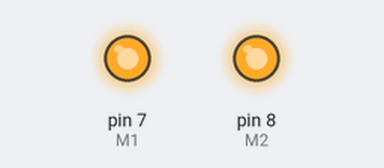
A sketch run on a simulated Arduino Uno, built with avr-gcc and run on an emulated ATmega328P. Parts: output pins drawn as LEDs (lit = HIGH).

Above: at 5.0 s.
At 12.5 s:
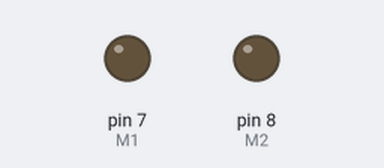
At 15.5 s:
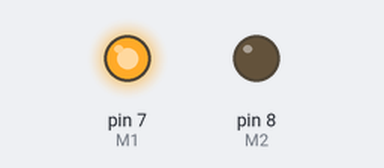
Timing chart, 0 to 22.1 s (numbered marks = the images above):
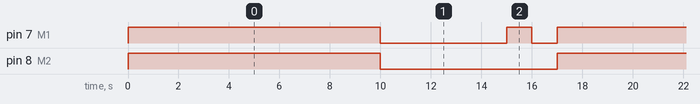

The sketch:

arduino_car.ino
```cpp
int M1=7;
int M2=8;
void setup() {
  pinMode(M1, OUTPUT);
  pinMode(M2, OUTPUT);
}

void loop() {
  digitalWrite (M1,HIGH);
  digitalWrite (M2,HIGH);
  delay(10000);
  digitalWrite (M1,LOW);
  digitalWrite (M2,LOW);
  delay(5000);
  digitalWrite (M1,HIGH);
  delay(1000);
  digitalWrite(M1,LOW);
  delay(1000);
}
```

Measured:
- by itself, pin 7 (M1): repeats every 17.0 s: LOW 5.0 s, HIGH 1.0 s, LOW 1.0 s, HIGH 10.0 s
- by itself, pin 8 (M2): alternates HIGH for 10.0 s and LOW for 7.0 s
- by itself, everything shown: repeats every 17.0 s, in 4 steps
